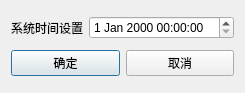
<?xml version="1.0" encoding="UTF-8"?>
<ui version="4.0">
 <class>SetTimeDlg</class>
 <widget class="QDialog" name="SetTimeDlg">
  <property name="geometry">
   <rect>
    <x>0</x>
    <y>0</y>
    <width>237</width>
    <height>93</height>
   </rect>
  </property>
  <property name="windowTitle">
   <string>系统时间设置</string>
  </property>
  <property name="windowIcon">
   <iconset resource="resource.qrc">
    <normaloff>:/image/icons/logo.ico</normaloff>:/image/icons/logo.ico</iconset>
  </property>
  <layout class="QVBoxLayout" name="verticalLayout">
   <item>
    <layout class="QHBoxLayout" name="horizontalLayout">
     <item>
      <widget class="QLabel" name="label">
       <property name="text">
        <string>系统时间设置</string>
       </property>
      </widget>
     </item>
     <item>
      <widget class="QDateTimeEdit" name="dateTimeEdit_datetime"/>
     </item>
    </layout>
   </item>
   <item>
    <layout class="QHBoxLayout" name="horizontalLayout_2">
     <item>
      <widget class="QPushButton" name="pushButton_ok">
       <property name="text">
        <string>确定</string>
       </property>
      </widget>
     </item>
     <item>
      <widget class="QPushButton" name="pushButton_cancel">
       <property name="text">
        <string>取消</string>
       </property>
      </widget>
     </item>
    </layout>
   </item>
  </layout>
 </widget>
 <resources>
  <include location="resource.qrc"/>
 </resources>
 <connections>
  <connection>
   <sender>pushButton_ok</sender>
   <signal>clicked()</signal>
   <receiver>SetTimeDlg</receiver>
   <slot>accept()</slot>
   <hints>
    <hint type="sourcelabel">
     <x>79</x>
     <y>69</y>
    </hint>
    <hint type="destinationlabel">
     <x>107</x>
     <y>87</y>
    </hint>
   </hints>
  </connection>
  <connection>
   <sender>pushButton_cancel</sender>
   <signal>clicked()</signal>
   <receiver>SetTimeDlg</receiver>
   <slot>reject()</slot>
   <hints>
    <hint type="sourcelabel">
     <x>198</x>
     <y>72</y>
    </hint>
    <hint type="destinationlabel">
     <x>231</x>
     <y>70</y>
    </hint>
   </hints>
  </connection>
 </connections>
</ui>
